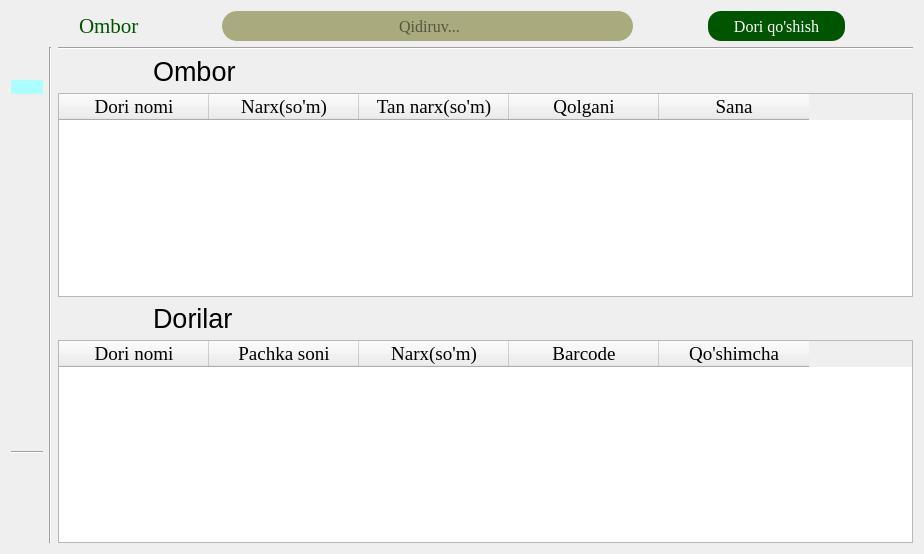
<?xml version="1.0" encoding="UTF-8"?>
<ui version="4.0">
 <class>Form</class>
 <widget class="QWidget" name="Form">
  <property name="geometry">
   <rect>
    <x>0</x>
    <y>0</y>
    <width>924</width>
    <height>554</height>
   </rect>
  </property>
  <property name="acceptDrops">
   <bool>false</bool>
  </property>
  <property name="windowTitle">
   <string>Ombor</string>
  </property>
  <layout class="QVBoxLayout" name="verticalLayout_3">
   <item>
    <layout class="QHBoxLayout" name="horizontalLayout_2" stretch="1,1,1,6,1,2,1">
     <item>
      <spacer name="horizontalSpacer">
       <property name="orientation">
        <enum>Qt::Horizontal</enum>
       </property>
       <property name="sizeHint" stdset="0">
        <size>
         <width>40</width>
         <height>20</height>
        </size>
       </property>
      </spacer>
     </item>
     <item>
      <widget class="QLabel" name="label">
       <property name="font">
        <font>
         <family>Times New Roman</family>
         <pointsize>16</pointsize>
        </font>
       </property>
       <property name="styleSheet">
        <string notr="true">color: rgb(0, 85, 0);</string>
       </property>
       <property name="text">
        <string>Ombor</string>
       </property>
      </widget>
     </item>
     <item>
      <spacer name="horizontalSpacer_2">
       <property name="orientation">
        <enum>Qt::Horizontal</enum>
       </property>
       <property name="sizeHint" stdset="0">
        <size>
         <width>40</width>
         <height>20</height>
        </size>
       </property>
      </spacer>
     </item>
     <item>
      <widget class="QLineEdit" name="lineEdit">
       <property name="minimumSize">
        <size>
         <width>200</width>
         <height>30</height>
        </size>
       </property>
       <property name="sizeIncrement">
        <size>
         <width>0</width>
         <height>0</height>
        </size>
       </property>
       <property name="font">
        <font>
         <family>Times New Roman</family>
         <pointsize>12</pointsize>
         <weight>50</weight>
         <italic>false</italic>
         <bold>false</bold>
         <underline>false</underline>
         <strikeout>false</strikeout>
        </font>
       </property>
       <property name="cursor">
        <cursorShape>SizeVerCursor</cursorShape>
       </property>
       <property name="toolTipDuration">
        <number>-1</number>
       </property>
       <property name="styleSheet">
        <string notr="true">border-radius: 15px;
background-color: rgb(170, 170, 127);</string>
       </property>
       <property name="text">
        <string/>
       </property>
       <property name="maxLength">
        <number>80</number>
       </property>
       <property name="alignment">
        <set>Qt::AlignCenter</set>
       </property>
       <property name="placeholderText">
        <string> Qidiruv...</string>
       </property>
      </widget>
     </item>
     <item>
      <spacer name="horizontalSpacer_3">
       <property name="orientation">
        <enum>Qt::Horizontal</enum>
       </property>
       <property name="sizeHint" stdset="0">
        <size>
         <width>40</width>
         <height>20</height>
        </size>
       </property>
      </spacer>
     </item>
     <item>
      <widget class="QPushButton" name="pushButton_2">
       <property name="minimumSize">
        <size>
         <width>0</width>
         <height>30</height>
        </size>
       </property>
       <property name="font">
        <font>
         <family>Times New Roman</family>
         <pointsize>12</pointsize>
        </font>
       </property>
       <property name="styleSheet">
        <string notr="true">color: rgb(255, 255, 255);
background-color: rgb(0, 85, 0);
border-radius: 13px;</string>
       </property>
       <property name="text">
        <string>Dori qo'shish</string>
       </property>
      </widget>
     </item>
     <item>
      <spacer name="horizontalSpacer_4">
       <property name="orientation">
        <enum>Qt::Horizontal</enum>
       </property>
       <property name="sizeHint" stdset="0">
        <size>
         <width>40</width>
         <height>20</height>
        </size>
       </property>
      </spacer>
     </item>
    </layout>
   </item>
   <item>
    <layout class="QHBoxLayout" name="horizontalLayout_5">
     <item>
      <layout class="QHBoxLayout" name="horizontalLayout">
       <item>
        <layout class="QVBoxLayout" name="verticalLayout" stretch="2,2,0,2,2,2,2,1,2">
         <item>
          <widget class="QPushButton" name="pushButton_3">
           <property name="styleSheet">
            <string notr="true">border:none;
border-radius:20px;

background-color: rgb(170, 255, 255);</string>
           </property>
           <property name="text">
            <string/>
           </property>
           <property name="icon">
            <iconset resource="resource.qrc">
             <normaloff>:/png/image/clarity_storage-line.png</normaloff>:/png/image/clarity_storage-line.png</iconset>
           </property>
           <property name="iconSize">
            <size>
             <width>40</width>
             <height>40</height>
            </size>
           </property>
          </widget>
         </item>
         <item>
          <widget class="QPushButton" name="pushButton_4">
           <property name="styleSheet">
            <string notr="true">border:none;
border-radius:20px;</string>
           </property>
           <property name="text">
            <string/>
           </property>
           <property name="icon">
            <iconset resource="resource.qrc">
             <normaloff>:/png/image/flat-color-icons_sales-performance.png</normaloff>:/png/image/flat-color-icons_sales-performance.png</iconset>
           </property>
           <property name="iconSize">
            <size>
             <width>40</width>
             <height>40</height>
            </size>
           </property>
          </widget>
         </item>
         <item>
          <widget class="QPushButton" name="pushButton_5">
           <property name="styleSheet">
            <string notr="true">border:none;
border-radius:20px;</string>
           </property>
           <property name="text">
            <string/>
           </property>
           <property name="icon">
            <iconset resource="resource.qrc">
             <normaloff>:/png/image/icons8_buy.png</normaloff>:/png/image/icons8_buy.png</iconset>
           </property>
           <property name="iconSize">
            <size>
             <width>40</width>
             <height>40</height>
            </size>
           </property>
          </widget>
         </item>
         <item>
          <widget class="QPushButton" name="pushButton_6">
           <property name="styleSheet">
            <string notr="true">border:none;
border-radius:20px;</string>
           </property>
           <property name="text">
            <string/>
           </property>
           <property name="icon">
            <iconset resource="resource.qrc">
             <normaloff>:/png/image/Group 93.png</normaloff>:/png/image/Group 93.png</iconset>
           </property>
           <property name="iconSize">
            <size>
             <width>40</width>
             <height>40</height>
            </size>
           </property>
          </widget>
         </item>
         <item>
          <widget class="QPushButton" name="pushButton_7">
           <property name="styleSheet">
            <string notr="true">border:none;
border-radius:20px;</string>
           </property>
           <property name="text">
            <string/>
           </property>
           <property name="icon">
            <iconset resource="resource.qrc">
             <normaloff>:/png/image/icon-park_history-query.png</normaloff>:/png/image/icon-park_history-query.png</iconset>
           </property>
           <property name="iconSize">
            <size>
             <width>40</width>
             <height>40</height>
            </size>
           </property>
          </widget>
         </item>
         <item>
          <widget class="QPushButton" name="pushButton_10">
           <property name="styleSheet">
            <string notr="true">border:none;
border-radius:20px;</string>
           </property>
           <property name="text">
            <string/>
           </property>
           <property name="icon">
            <iconset resource="resource.qrc">
             <normaloff>:/png/image/emojione-monotone_construction-worker.png</normaloff>:/png/image/emojione-monotone_construction-worker.png</iconset>
           </property>
           <property name="iconSize">
            <size>
             <width>40</width>
             <height>40</height>
            </size>
           </property>
          </widget>
         </item>
         <item>
          <widget class="QPushButton" name="pushButton_9">
           <property name="styleSheet">
            <string notr="true">border:none;
border-radius:20px;</string>
           </property>
           <property name="text">
            <string/>
           </property>
           <property name="icon">
            <iconset resource="resource.qrc">
             <normaloff>:/png/image/fluent_history-20-filled.png</normaloff>:/png/image/fluent_history-20-filled.png</iconset>
           </property>
           <property name="iconSize">
            <size>
             <width>40</width>
             <height>40</height>
            </size>
           </property>
          </widget>
         </item>
         <item>
          <widget class="Line" name="line">
           <property name="orientation">
            <enum>Qt::Horizontal</enum>
           </property>
          </widget>
         </item>
         <item>
          <widget class="QPushButton" name="pushButton_11">
           <property name="styleSheet">
            <string notr="true">border:none;
border-radius:20px;</string>
           </property>
           <property name="text">
            <string/>
           </property>
           <property name="icon">
            <iconset resource="resource.qrc">
             <normaloff>:/png/image/image.png</normaloff>:/png/image/image.png</iconset>
           </property>
           <property name="iconSize">
            <size>
             <width>40</width>
             <height>40</height>
            </size>
           </property>
          </widget>
         </item>
        </layout>
       </item>
       <item>
        <widget class="Line" name="line_2">
         <property name="maximumSize">
          <size>
           <width>20</width>
           <height>16777215</height>
          </size>
         </property>
         <property name="font">
          <font>
           <family>MS Shell Dlg 2</family>
           <pointsize>14</pointsize>
           <weight>50</weight>
           <italic>false</italic>
           <bold>false</bold>
           <underline>false</underline>
           <strikeout>false</strikeout>
          </font>
         </property>
         <property name="styleSheet">
          <string notr="true">font: 14pt &quot;MS Shell Dlg 2&quot;;</string>
         </property>
         <property name="orientation">
          <enum>Qt::Vertical</enum>
         </property>
        </widget>
       </item>
      </layout>
     </item>
     <item>
      <layout class="QVBoxLayout" name="verticalLayout_2">
       <item>
        <widget class="Line" name="line_3">
         <property name="orientation">
          <enum>Qt::Horizontal</enum>
         </property>
        </widget>
       </item>
       <item>
        <layout class="QHBoxLayout" name="horizontalLayout_4" stretch="1,1,7">
         <item>
          <spacer name="horizontalSpacer_6">
           <property name="orientation">
            <enum>Qt::Horizontal</enum>
           </property>
           <property name="sizeHint" stdset="0">
            <size>
             <width>40</width>
             <height>20</height>
            </size>
           </property>
          </spacer>
         </item>
         <item>
          <widget class="QLabel" name="label_2">
           <property name="font">
            <font>
             <pointsize>20</pointsize>
            </font>
           </property>
           <property name="text">
            <string>Ombor</string>
           </property>
          </widget>
         </item>
         <item>
          <spacer name="horizontalSpacer_7">
           <property name="orientation">
            <enum>Qt::Horizontal</enum>
           </property>
           <property name="sizeHint" stdset="0">
            <size>
             <width>40</width>
             <height>20</height>
            </size>
           </property>
          </spacer>
         </item>
        </layout>
       </item>
       <item>
        <widget class="QTableWidget" name="tableWidget">
         <property name="font">
          <font>
           <family>Times New Roman</family>
           <pointsize>14</pointsize>
          </font>
         </property>
         <property name="gridStyle">
          <enum>Qt::SolidLine</enum>
         </property>
         <property name="rowCount">
          <number>0</number>
         </property>
         <attribute name="horizontalHeaderMinimumSectionSize">
          <number>60</number>
         </attribute>
         <attribute name="horizontalHeaderDefaultSectionSize">
          <number>150</number>
         </attribute>
         <attribute name="verticalHeaderDefaultSectionSize">
          <number>40</number>
         </attribute>
         <column>
          <property name="text">
           <string>Dori nomi</string>
          </property>
         </column>
         <column>
          <property name="text">
           <string>Narx(so'm)</string>
          </property>
         </column>
         <column>
          <property name="text">
           <string>Tan narx(so'm)</string>
          </property>
         </column>
         <column>
          <property name="text">
           <string>Qolgani</string>
          </property>
         </column>
         <column>
          <property name="text">
           <string>Sana</string>
          </property>
         </column>
        </widget>
       </item>
       <item>
        <layout class="QHBoxLayout" name="horizontalLayout_6" stretch="1,1,7">
         <item>
          <spacer name="horizontalSpacer_8">
           <property name="orientation">
            <enum>Qt::Horizontal</enum>
           </property>
           <property name="sizeHint" stdset="0">
            <size>
             <width>40</width>
             <height>20</height>
            </size>
           </property>
          </spacer>
         </item>
         <item>
          <widget class="QLabel" name="label_3">
           <property name="font">
            <font>
             <pointsize>20</pointsize>
            </font>
           </property>
           <property name="text">
            <string>Dorilar</string>
           </property>
          </widget>
         </item>
         <item>
          <spacer name="horizontalSpacer_9">
           <property name="orientation">
            <enum>Qt::Horizontal</enum>
           </property>
           <property name="sizeHint" stdset="0">
            <size>
             <width>40</width>
             <height>20</height>
            </size>
           </property>
          </spacer>
         </item>
        </layout>
       </item>
       <item>
        <widget class="QTableWidget" name="tableWidget_2">
         <property name="font">
          <font>
           <family>Times New Roman</family>
           <pointsize>14</pointsize>
          </font>
         </property>
         <property name="gridStyle">
          <enum>Qt::SolidLine</enum>
         </property>
         <property name="rowCount">
          <number>0</number>
         </property>
         <attribute name="horizontalHeaderMinimumSectionSize">
          <number>60</number>
         </attribute>
         <attribute name="horizontalHeaderDefaultSectionSize">
          <number>150</number>
         </attribute>
         <attribute name="verticalHeaderDefaultSectionSize">
          <number>40</number>
         </attribute>
         <column>
          <property name="text">
           <string>Dori nomi</string>
          </property>
         </column>
         <column>
          <property name="text">
           <string>Pachka soni</string>
          </property>
         </column>
         <column>
          <property name="text">
           <string>Narx(so'm)</string>
          </property>
         </column>
         <column>
          <property name="text">
           <string>Barcode</string>
          </property>
         </column>
         <column>
          <property name="text">
           <string>Qo'shimcha</string>
          </property>
         </column>
        </widget>
       </item>
      </layout>
     </item>
    </layout>
   </item>
  </layout>
 </widget>
 <resources>
  <include location="resource.qrc"/>
 </resources>
 <connections/>
</ui>
